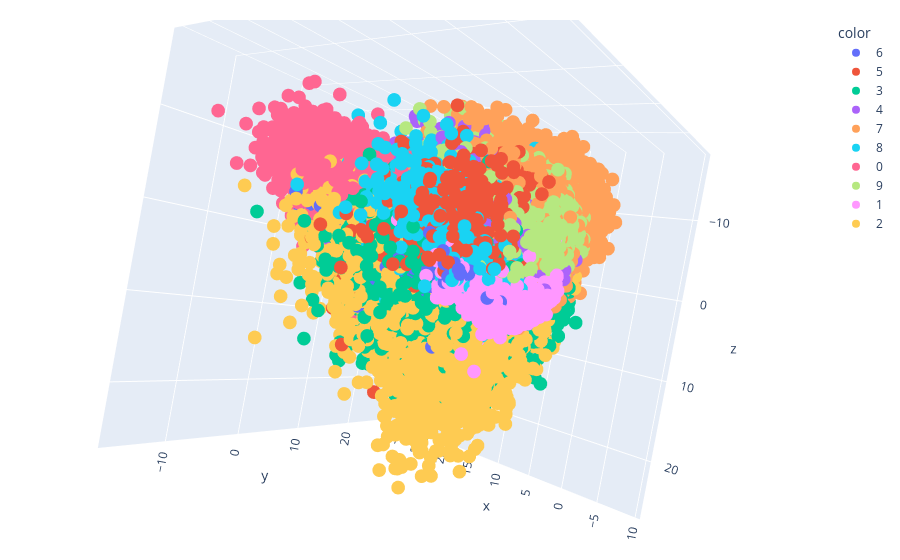

Notebook code cell kept with this figure:
### Code cell
y_train_trf = y_train.astype(str)
fig = px.scatter_3d(df,
                    x = x_train_trf[:, 0],
                    y = x_train_trf[:, 1],
                    z = x_train_trf[:, 2],
                    color = y_train_trf
                   )

fig.update_layout(
    margin=dict(l=20, r=20, t=20, b=20)
)

fig.show()

### Figure 1 — Plotly figure (JSON) as saved in the notebook; plotly's stock layout.template omitted (floating-point values rounded to 4 significant figures; data arrays with more than 128 entries replaced by an {"elided": "..."} marker saying what was removed)
{"data": [{"hovertemplate": "color=6<br>x=%{x}<br>y=%{y}<br>z=%{z}<extra></extra>", "legendgroup": "6", "marker": {"color": "#636efa", "symbol": "circle"}, "mode": "markers", "name": "6", "scene": "scene", "showlegend": true, "type": "scatter3d", "visible": true, "x": {"elided": "3352 float values"}, "y": {"elided": "3352 float values"}, "z": {"elided": "3352 float values"}}, {"hovertemplate": "color=5<br>x=%{x}<br>y=%{y}<br>z=%{z}<extra></extra>", "legendgroup": "5", "marker": {"color": "#EF553B", "symbol": "circle"}, "mode": "markers", "name": "5", "scene": "scene", "showlegend": true, "type": "scatter3d", "visible": true, "x": {"elided": "3093 float values"}, "y": {"elided": "3093 float values"}, "z": {"elided": "3093 float values"}}, {"hovertemplate": "color=3<br>x=%{x}<br>y=%{y}<br>z=%{z}<extra></extra>", "legendgroup": "3", "marker": {"color": "#00cc96", "symbol": "circle"}, "mode": "markers", "name": "3", "scene": "scene", "showlegend": true, "type": "scatter3d", "x": {"elided": "3414 float values"}, "y": {"elided": "3414 float values"}, "z": {"elided": "3414 float values"}}, {"hovertemplate": "color=4<br>x=%{x}<br>y=%{y}<br>z=%{z}<extra></extra>", "legendgroup": "4", "marker": {"color": "#ab63fa", "symbol": "circle"}, "mode": "markers", "name": "4", "scene": "scene", "showlegend": true, "type": "scatter3d", "x": {"elided": "3233 float values"}, "y": {"elided": "3233 float values"}, "z": {"elided": "3233 float values"}}, {"hovertemplate": "color=7<br>x=%{x}<br>y=%{y}<br>z=%{z}<extra></extra>", "legendgroup": "7", "marker": {"color": "#FFA15A", "symbol": "circle"}, "mode": "markers", "name": "7", "scene": "scene", "showlegend": true, "type": "scatter3d", "visible": true, "x": {"elided": "3508 float values"}, "y": {"elided": "3508 float values"}, "z": {"elided": "3508 float values"}}, {"hovertemplate": "color=8<br>x=%{x}<br>y=%{y}<br>z=%{z}<extra></extra>", "legendgroup": "8", "marker": {"color": "#19d3f3", "symbol": "circle"}, "mode": "markers", "name": "8", "scene": "scene", "showlegend": true, "type": "scatter3d", "x": {"elided": "3228 float values"}, "y": {"elided": "3228 float values"}, "z": {"elided": "3228 float values"}}, {"hovertemplate": "color=0<br>x=%{x}<br>y=%{y}<br>z=%{z}<extra></extra>", "legendgroup": "0", "marker": {"color": "#FF6692", "symbol": "circle"}, "mode": "markers", "name": "0", "scene": "scene", "showlegend": true, "type": "scatter3d", "x": {"elided": "3316 float values"}, "y": {"elided": "3316 float values"}, "z": {"elided": "3316 float values"}}, {"hovertemplate": "color=9<br>x=%{x}<br>y=%{y}<br>z=%{z}<extra></extra>", "legendgroup": "9", "marker": {"color": "#B6E880", "symbol": "circle"}, "mode": "markers", "name": "9", "scene": "scene", "showlegend": true, "type": "scatter3d", "x": {"elided": "3350 float values"}, "y": {"elided": "3350 float values"}, "z": {"elided": "3350 float values"}}, {"hovertemplate": "color=1<br>x=%{x}<br>y=%{y}<br>z=%{z}<extra></extra>", "legendgroup": "1", "marker": {"color": "#FF97FF", "symbol": "circle"}, "mode": "markers", "name": "1", "scene": "scene", "showlegend": true, "type": "scatter3d", "x": {"elided": "3775 float values"}, "y": {"elided": "3775 float values"}, "z": {"elided": "3775 float values"}}, {"hovertemplate": "color=2<br>x=%{x}<br>y=%{y}<br>z=%{z}<extra></extra>", "legendgroup": "2", "marker": {"color": "#FECB52", "symbol": "circle"}, "mode": "markers", "name": "2", "scene": "scene", "showlegend": true, "type": "scatter3d", "x": {"elided": "3331 float values"}, "y": {"elided": "3331 float values"}, "z": {"elided": "3331 float values"}}], "layout": {"autosize": true, "dragmode": "zoom", "legend": {"title": {"text": "color"}, "tracegroupgap": 0}, "margin": {"b": 20, "l": 20, "r": 20, "t": 20}, "scene": {"aspectmode": "auto", "aspectratio": {"x": 0.9445, "y": 1.046, "z": 1.013}, "camera": {"center": {"x": 0.02265, "y": 0.002314, "z": -0.02686}, "eye": {"x": -0.989, "y": -1.256, "z": -0.0474}, "projection": {"type": "perspective"}, "up": {"x": 0.1521, "y": -0.1063, "z": -0.9826}}, "domain": {"x": [0, 1], "y": [0, 1]}, "dragmode": "orbit", "xaxis": {"title": {"text": "x"}, "type": "linear"}, "yaxis": {"title": {"text": "y"}, "type": "linear"}, "zaxis": {"title": {"text": "z"}, "type": "linear"}}}}
